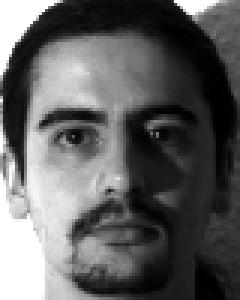
//> input picture opencv_test/2.jpg, 80 x 100 px (shown 3 times larger)
$ ./elm   (built with g++ and OpenCV 4)
//> lines starting //> are read from the running program, lines starting //| are printed output that depends on the picture
#include <fstream>
#include <algorithm>
#include <dirent.h>
#include <iostream>
// #include <opencv2/core/eigen.hpp>

#include <opencv2/highgui.hpp>
#include <opencv2/highgui/highgui.hpp>
#include <opencv2/highgui/highgui_c.h>
#include <opencv2/imgproc.hpp>
#include <opencv2/imgproc/imgproc.hpp>
#include <opencv2/imgproc/types_c.h>
#include <opencv2/objdetect.hpp>
#include <opencv2/objdetect/objdetect.hpp>
#include <opencv2/opencv.hpp>
#include <opencv2/opencv.hpp>
#include <string>
#include <time.h>
#include <vector>
using namespace std;
using namespace cv;


void MyGammaCorrection(Mat& src, Mat& dst, float fGamma)
{
	CV_Assert(src.data);
	// accept only char type matrices
	CV_Assert(src.depth() != sizeof(uchar));
	// build look up table
	unsigned char lut[256];
	for( int i = 0; i < 256; i++ )
	{
		lut[i] = saturate_cast<uchar>(pow((float)(i/255.0), fGamma) * 255.0f);
	}
	dst = src.clone();
	const int channels = dst.channels();
	switch(channels)
	{
		case 1:
			{
				MatIterator_<uchar> it, end;
				for( it = dst.begin<uchar>(), end = dst.end<uchar>(); it != end; it++ )
					//*it = pow((float)(((*it))/255.0), fGamma) * 255.0;
					*it = lut[(*it)];
				break;
			}
		case 3:
			{
				MatIterator_<Vec3b> it, end;
				for( it = dst.begin<Vec3b>(), end = dst.end<Vec3b>(); it != end; it++ )
				{
					//(*it)[0] = pow((float)(((*it)[0])/255.0), fGamma) * 255.0;
					//(*it)[1] = pow((float)(((*it)[1])/255.0), fGamma) * 255.0;
					//(*it)[2] = pow((float)(((*it)[2])/255.0), fGamma) * 255.0;
					(*it)[0] = lut[((*it)[0])];
					(*it)[1] = lut[((*it)[1])];
					(*it)[2] = lut[((*it)[2])];
				}
				break;
			}
	}
}

cv::Mat logTransform3(Mat srcImage, float c)
{
    // 输入图像判断
    if(srcImage.empty())
        std::cout<< "No data!" <<std::endl;
    // cv::Mat resultImage =     cv::Mat::zeros(srcImage.size(), srcImage.type());
		Mat resultImage =srcImage.clone();
    resultImage.convertTo(resultImage,CV_32F);
    resultImage = resultImage + 1;
    cv::log(resultImage,resultImage);
    resultImage = c * resultImage;
		// resultImage = resultImage-c; //灰度图 0是黑色 255是白色
    cv::normalize(resultImage,resultImage,0,255,cv::NORM_MINMAX);
		// equalizeHist(resultImage, resultImage);
    cv::convertScaleAbs(resultImage,resultImage);
		// resultImage.convertTo(resultImage,CV_8U);
    return resultImage;
}

int main(int argc, char * * argv){
// [6 lines of commented-out code are left out]
				Mat origin;
				origin=imread("../2.jpg");
//> origin is the input picture: 100 rows x 80 cols, CV_8UC3; min 0, max 255, mean 95.6
    // capture >> origin;
	imwrite("origin.jpg",origin);
	Mat gray=origin.clone();
	cvtColor(gray,gray,COLOR_BGR2GRAY);
	imwrite("gray.jpg",gray);
	Mat equ=gray.clone();
	equalizeHist(gray,equ);
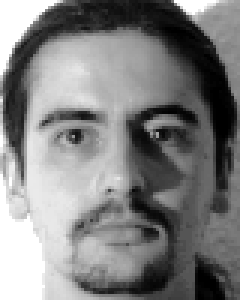
//> equ: 100 rows x 80 cols, CV_8UC1 (shown 3 times larger); min 0, max 255, mean 127.7
	imwrite("equalize.jpg",equ);
	Mat g4=gray.clone();
	MyGammaCorrection(g4,g4,0.4f);
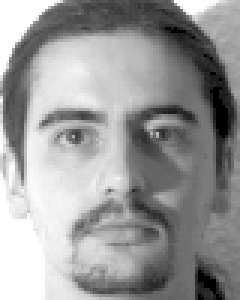
//> g4: 100 rows x 80 cols, CV_8UC1 (shown 3 times larger); min 0, max 255, mean 153
	imwrite("gamma0.4.jpg",g4);
	Mat g4e=g4.clone();
	equalizeHist(g4e,g4e);
	imwrite("g4+equalize.jpg",g4e);
	Mat g15=gray.clone();
	MyGammaCorrection(g15,g15,1.5f);
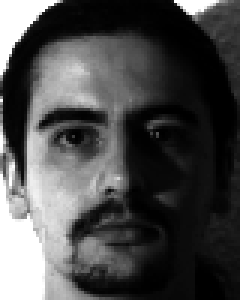
//> g15: 100 rows x 80 cols, CV_8UC1 (shown 3 times larger); min 0, max 255, mean 74.6
	Mat g15e=g15.clone();
	imwrite("gamma1.5.jpg",g15);
	equalizeHist(g15e,g15e);
	imwrite("g15+equalize.jpg",g15e);
	Mat l=gray.clone();
	l=logTransform3(l,3.0f);
//> in logTransform3, `resultImage = c * resultImage;`:
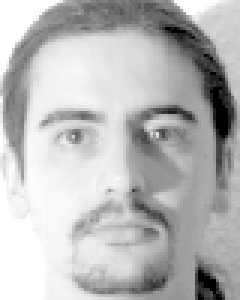
//> resultImage: 100 rows x 80 cols, CV_32FC1 (shown 3 times larger); min 0, max 16.64, mean 12.08; drawn with min black and max white
	imwrite("log.jpg",l);


// [24 lines of commented-out code are left out]

}
